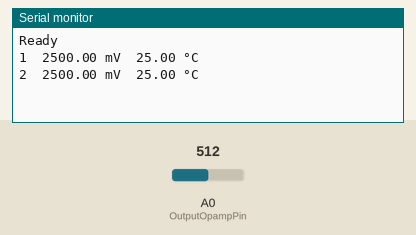
A sketch run on a simulated Arduino Uno, built with avr-gcc and run on an emulated ATmega328P. On the bench: the last lines printed to the serial monitor. The inputs (shaded band) are chosen by the test bench; at power-on: A0 (OutputOpampPin) = 512. The audio player accepts every command and is not drawn.

Above: at 1.2 s.
1.3 s: A0 (OutputOpampPin) set to 520
At 3.3 s:
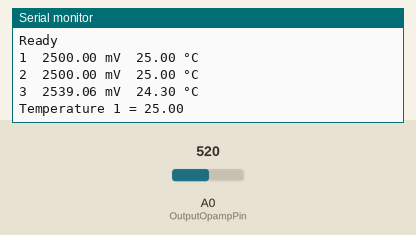
3.6 s: A0 (OutputOpampPin) set to 511
At 6.9 s:
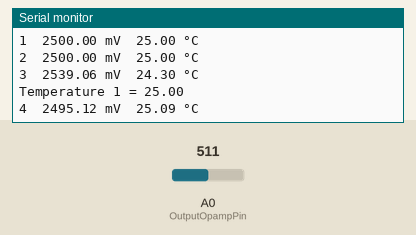
Timing chart, 0 to 8.4 s (numbered marks = the images above; inputs shaded):
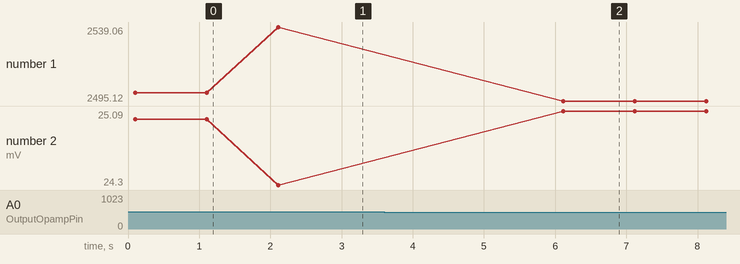

Measured:
- the behaviour switches between 512 and 513 on A0 (OutputOpampPin) (found by bisection; images 0 and 1)
- after the input at 1.3 s, the serial monitor: prints a new line after 0.81 s (image 1)
- after the input at 3.6 s, the serial monitor: prints a new line after 2.5 s (image 2)
- plotted number 1: 2500 → 2539.06 after the input at 1.3 s, 2539.06 → 2495.12 after the input at 3.6 s
- plotted number 2: 25 → 24.3 after the input at 1.3 s, 24.3 → 25.09 after the input at 3.6 s

The sketch:

thermotalker_code_v4_Indo_ImprovedCode.ino
```cpp
#include "Talkie.h"
#include "Vocab_ID_Large.h"
Talkie voice;

#include <math.h>

#define OutputOpampPin A0
#define R_FIXED 10000.0    // 10k resistor in series with thermistor
#define VCC 5.0            // Supply voltage

// Beta equation parameters for MF52AT thermistor
#define BETA 3950.0
#define T0 298.15          // 25°C in Kelvin
#define R0 10000.0         // Resistance at 25°C in ohms

const float ReferencePrecision1 = 0.07;
const float ReferencePrecision2 = 0.01;

int Buf[10];
int Temporary;
int Count1;
int Count2;
int Count3;
int IntegerPart;
int DecimalPart;
float Temperature;
float Temperature_1;
float Temperature_2;
float MilivoltValue[100];
float TemperatureValue[100];

const uint8_t sp2_TEMPERATURE[] PROGMEM = {0x00,0x48,0x6E,0x3E,0x3C,0xDD,0x1C,0x15,0x35,0x29,0xAF,0x6C,0xB4,0xD3,0xF4,0xAC,0x75,0xAA,0x30,0x72,0xD3,0x8B,0xD6,0xA9,0x42,0xDB,0x49,0x0B,0xC9,0xD2,0x92,0x54,0x29,0x95,0x84,0x2E,0x3A,0xB5,0x25,0x14,0xD2,0xD4,0xEA,0xCD,0x16,0x52,0xC0,0x08,0xF7,0xEB,0x5A,0x46,0x1C,0xDA,0xCD,0x24,0x12,0x17,0x31,0x56,0x29,0x2F,0x91,0xDB,0xA4,0x14,0x3C,0xAC,0xD5,0x4A,0x93,0x63,0xB5,0x8C,0x14,0x25,0x4D,0x8E,0x2D,0x3C,0xCD,0xD4,0x34,0x39,0x66,0x8F,0x6C,0x74,0x22,0xE4,0x90,0x25,0xD2,0x20,0x35,0x52,0x42,0x96,0x48,0xA3,0x2C,0x00,0x85,0xEB,0x4A,0xD5,0x24,0xDA,0x04,0x4E,0xA5,0x14,0x3D,0x57,0xEC,0x68,0x53,0x95,0xEB,0x54,0x69,0xA0,0x43,0x11,0xCE,0x17,0xB9,0x85,0x4E,0x41,0xDC,0xDB,0xA3,0x3A,0x2A,0x19,0x8E,0xA8,0xAE,0x6C,0xA8,0x64,0xD9,0xAB,0xAA,0x2A,0x13,0x5A,0xEB,0x24,0xB1,0x24,0x44,0xAA,0x2D,0x84,0xC3,0xA2,0x20,0xA5,0xE6,0x64,0x49,0x8B,0x0C,0x00,0x00,0x00,0x00,0x00,0x00,0x00,0x00,0x00,0x00,0xF0,0x80,0x2E,0xC3};


void (*FuncReset)() = 0;

void sayNumber(long n) {
  IntegerPart = n;
  if (n < 0) {
    voice.say(sp2_MINUS_ID);
    sayNumber(-n);
  } else if (n == 0) {
    voice.say(sp2_NOL);
  } else {
    if (n >= 1000) {
      int thousands = n / 1000;
      sayNumber(thousands);
      voice.say(sp2_RIBU);
      n %= 1000;

    }
    if (n >= 100) {
      int hundreds = n / 100;
      sayNumber(hundreds);
      voice.say(sp2_RATUS);
      n %= 100;

    }
    if (n > 19) {
      int tens = n / 10;
      switch (tens) {
        case 2: voice.say(sp2_DUA); voice.say(sp2_PULUH); break;
        case 3: voice.say(sp2_TIGA); voice.say(sp2_PULUH); break;
        case 4: voice.say(sp2_EMPATPULUH); break;
        case 5: voice.say(sp2_LIMA_ID); voice.say(sp2_PULUH); break;
        case 6: voice.say(sp2_ENAMPULUH); break;
        case 7: voice.say(sp2_TUJUHPULUH);break;
        case 8: voice.say(sp2_DELAPANPULUH); break;
        case 9: voice.say(sp2_SEMBILAN); voice.say(sp2_PULUH); break;
      }
      n %= 10;
    }
    switch (n) {
      case 1: voice.say(sp2_SATU); break;
      case 2: voice.say(sp2_DUA); break;
      case 3: voice.say(sp2_TIGA); break;
      case 4: voice.say(sp2_EMPAT); break;
      case 5: voice.say(sp2_LIMA_ID); break;
      case 6: voice.say(sp2_ENAM); break;
      case 7: voice.say(sp2_TUJUH); break;
      case 8: voice.say(sp2_DELAPAN); break;
      case 9: voice.say(sp2_SEMBILAN); break;
      case 10: voice.say(sp2_SEPULUH); break;
      case 11: voice.say(sp2_SEBELAS); break;
      case 12: voice.say(sp2_DUABELAS); break;
      case 13: voice.say(sp2_TIGABELAS); break;
      case 14: voice.say(sp2_EMPATBELAS); break;
      case 15: voice.say(sp2_LIMABELAS); break;
      case 16: voice.say(sp2_ENAMBELAS); break;
      case 17: voice.say(sp2_TUJUHBELAS); break;
      case 18: voice.say(sp2_DELAPANBELAS); break;
      case 19: voice.say(sp2_SEMBILANBELAS); break;
    }
  }
}

void SayTemperature() {
  voice.say(sp2_TEMPERATURE);
  sayNumber((long)Temperature);

  if (Temperature > IntegerPart) {
    DecimalPart = (Temperature - IntegerPart) * 100;
    voice.say(sp2_KOMA);
    sayNumber(DecimalPart);
  }

  voice.say(sp2_CELSIUS);
  voice.stop();                   // if your Talkie has stop()
  delay(5);
}

void Temperature01() {
  if (TemperatureValue[Count3 - 1] - TemperatureValue[Count3] > ReferencePrecision1) {
    Temperature_1 = TemperatureValue[Count3 - 1];
    Serial.print("Temperature 1 = ");
    Serial.println(Temperature_1);
    Temperature = Temperature_1;
    SayTemperature();
  }
}

void Temperature02() {
  if (TemperatureValue[Count3 - 1] - TemperatureValue[Count3 - 2] > ReferencePrecision2) {
    Temperature_2 = TemperatureValue[Count3 - 2];
    Serial.print("Temperature 2 = ");
    Serial.println(Temperature_2);
    Temperature = Temperature_2;
    SayTemperature();
  }
}

void setup() {
  Serial.begin(9600);
  Serial.println("Ready");
  Count3 = 1;
  TemperatureValue[0] = 0;
}

void loop() {
  for (Count1 = 0; Count1 < 10; Count1++) {
    Buf[Count1] = analogRead(OutputOpampPin);
    delay(10);
  }

  // Sort and average the middle 6 values
  for (Count1 = 0; Count1 < 9; Count1++) {
    for (Count2 = Count1 + 1; Count2 < 10; Count2++) {
      if (Buf[Count1] > Buf[Count2]) {
        Temporary = Buf[Count1];
        Buf[Count1] = Buf[Count2];
        Buf[Count2] = Temporary;
      }
    }
  }

  unsigned long SumValue = 0;
  for (Count1 = 2; Count1 < 8; Count1++) {
    SumValue += Buf[Count1];
  }

  MilivoltValue[Count3] = (float)SumValue * 5000.0 / 1024.0 / 6.0; // mV

  // Convert to resistance
  float Vout = MilivoltValue[Count3] / 1000.0; // in volts
  float R_thermistor = R_FIXED * Vout / (VCC - Vout);

  // Beta equation
  float Temperature_K = 1.0 / ((1.0 / BETA) * log(R_thermistor / R0) + (1.0 / T0));
  TemperatureValue[Count3] = Temperature_K - 273.15;

  Serial.print(Count3);
  Serial.print("  ");
  Serial.print(MilivoltValue[Count3]);
  Serial.print(" mV  ");
  Serial.print(TemperatureValue[Count3]);
  Serial.println(" °C");

  if (TemperatureValue[Count3] < -25) {
    delay(1000);
    FuncReset();
  }

  if (Count3 > 1 && TemperatureValue[Count3 - 1] > TemperatureValue[Count3]) {
    Temperature01();
  } else if (Count3 > 2 && TemperatureValue[Count3 - 2] < TemperatureValue[Count3 - 1] && TemperatureValue[Count3 - 1] < TemperatureValue[Count3]) {
    Temperature02();
  }

  delay(900);
  Count3++;

  if (Count3 == 100) {
    FuncReset();
  }
}
```

Vocab_ID_Large.h
```cpp
#ifndef _TALKIE_VOCAB_ID_LARGE_H
#define _TALKIE_VOCAB_ID_LARGE_H
#include <Arduino.h>

// Indonesian numbers vocab for Talkie

extern const uint8_t sp2_BELAS[] PROGMEM;
extern const uint8_t sp2_CELSIUS[] PROGMEM;
extern const uint8_t sp2_DELAPAN[] PROGMEM;
extern const uint8_t sp2_DELAPANBELAS[] PROGMEM;
extern const uint8_t sp2_DELAPANPULUH[] PROGMEM;
extern const uint8_t sp2_DUA[] PROGMEM;
extern const uint8_t sp2_DUABELAS[] PROGMEM;
extern const uint8_t sp2_DUAPULUH[] PROGMEM;
extern const uint8_t sp2_EMPAT[] PROGMEM;
extern const uint8_t sp2_EMPATBELAS[] PROGMEM;
extern const uint8_t sp2_EMPATPULUH[] PROGMEM;
extern const uint8_t sp2_ENAM[] PROGMEM;
extern const uint8_t sp2_ENAMBELAS[] PROGMEM;
extern const uint8_t sp2_ENAMPULUH[] PROGMEM;
extern const uint8_t sp2_JUTA[] PROGMEM;
extern const uint8_t sp2_KOMA[] PROGMEM;
extern const uint8_t sp2_LIMA_ID[] PROGMEM;
extern const uint8_t sp2_LIMABELAS[] PROGMEM;
extern const uint8_t sp2_LIMAPULUH[] PROGMEM;
extern const uint8_t sp2_MINUS_ID[] PROGMEM;
extern const uint8_t sp2_NOL[] PROGMEM;
extern const uint8_t sp2_PULUH[] PROGMEM;
extern const uint8_t sp2_RATUS[] PROGMEM;
extern const uint8_t sp2_RIBU[] PROGMEM;
extern const uint8_t sp2_SATU[] PROGMEM;
extern const uint8_t sp2_SEBELAS[] PROGMEM;
extern const uint8_t sp2_SEMBILAN[] PROGMEM;
extern const uint8_t sp2_SEMBILANBELAS[] PROGMEM;
extern const uint8_t sp2_SEMBILANPULUH[] PROGMEM;
extern const uint8_t sp2_SEPULUH[] PROGMEM;
extern const uint8_t sp2_TIGA[] PROGMEM;
extern const uint8_t sp2_TIGABELAS[] PROGMEM;
extern const uint8_t sp2_TIGAPULUH[] PROGMEM;
extern const uint8_t sp2_TUJUH[] PROGMEM;
extern const uint8_t sp2_TUJUHBELAS[] PROGMEM;
extern const uint8_t sp2_TUJUHPULUH[] PROGMEM;

#endif // _TALKIE_VOCAB_ID_LARGE_H
```

Source omitted: b_ID_large.cpp (data table, 58783 bytes)
